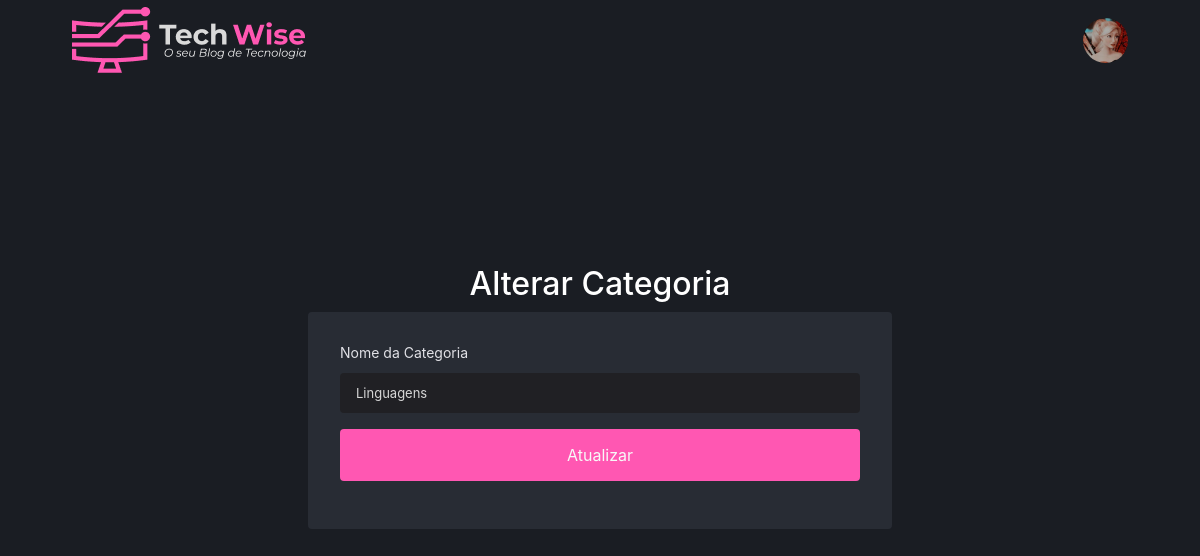
/category/edicao/4 (signed in), run on the app's committed database.
### tables this page shows
CREATE TABLE `user` (
  `idUser` int(11) NOT NULL,
  `name` varchar(150) NOT NULL,
  `email` varchar(200) NOT NULL,
  `password` varchar(255) NOT NULL,
  `avatar` varchar(255) DEFAULT NULL,
  `description` text DEFAULT NULL,
  `type` varchar(45) DEFAULT NULL,
  `stats` text DEFAULT NULL
);

CREATE TABLE `category` (
  `idCategory` int(11) NOT NULL,
  `name` varchar(150) NOT NULL
);

### App/Controllers/CategoryController.php (called while the page is built, shortened)
<?php
class CategoryController extends Controller
{
public function edicao($params)
{
    $user = new UserDAO;
    self::setViewParam('user', $user->getById($_SESSION['idUser']));
    $idCategory = $params[0];
    $categoryDAO = new CategoryDAO();
    $category = $categoryDAO->getById($idCategory);
    $this->render('/category/editar');
}
}

### index.php (called while the page is built, shortened)
<?php
try {
    $app = new App();
    $app->run();
}catch (\Exception $e){
    $oError = new Erro($e);
    $oError->render();
}

### App/Models/DAO/BaseDAO.php (called while the page is built, shortened)
<?php
abstract class BaseDAO
{
    private $conexao;
    public function __construct()
    {
        $this->conexao = Conexao::getConnection();
    }
    public function select($sql)
    {
        if(!empty($sql))
        {
            return $this->conexao->query($sql);
        }
    }
}

### App/Lib/Conexao.php (called while the page is built, shortened)
<?php
class Conexao
{
    public static function getConnection() {
        $pdoConfig  = DB_DRIVER . ":". "host=" . DB_HOST . ";";
        $pdoConfig .= "dbname=".DB_NAME.";";
        try {
            if(!isset($conn)){
                $conn =  new PDO($pdoConfig, DB_USER, DB_PASSWORD);
                $conn->setAttribute(PDO::ATTR_ERRMODE, PDO::ERRMODE_EXCEPTION);
            }
            return $conn;
        } catch (PDOException $e) {
            throw new Exception("Erro de conexão com o banco de dados. ($e)",500);
        }
    }
}

### App/Models/DAO/UserDAO.php (called while the page is built, shortened)
<?php
class UserDAO extends BaseDAO
{
    public function getById(int $idUser)
    {
        $resultado = $this->select("SELECT * FROM user WHERE idUser = $idUser");
        return $resultado->fetchObject(User::class);
    }
}

### App/Models/Entidades/User.php (called while the page is built, shortened)
<?php
class User
{
    private ?string $avatar;
	public function getAvatar(): ?string {
		return $this->avatar;
	}
}

### App/Models/DAO/CategoryDAO.php (called while the page is built, shortened)
<?php
class CategoryDAO extends BaseDAO
{
    public function getById ($idCategory)
    {
        $resultado = $this->select("SELECT * FROM category WHERE idCategory = $idCategory");
        return $resultado->fetchObject(Category::class);
    }
    }

### App/Models/Entidades/Category.php (called while the page is built, shortened)
<?php
class Category
{
    private string $name;
	public function getName(): string {
		return $this->name;
	}
}

### App/Views/category/editar.php (the view, shortened to what this page needs)
<div class="col-md-9">
    <div class="loginContainer" style="flex-direction: column; margin-top: 2rem; height: calc(100vh - 230px)">
        <h2>Alterar Categoria</h2>
        <div class="containerCadastroPost" style="padding: 2rem">
            <form action="http://<?php echo APP_HOST; ?>/category/atualizar" method="post" id="form_cadastro">
                <label>
                    <span>
                        Nome da Categoria
                    </span>
                    <input type="text" placeholder="Digite o nome da Categoria" name="name" id="name" value="<?php echo $viewVar['category']->getName(); ?>"/>
                </label>
                <button type="submit" class="buttonSubmit">Atualizar</button>
            </form>
        </div>
    </div>
</div>

### App/Views/layouts/menu.php (shortened to what this page needs)
<?php if(!isset($_SESSION["loggedin"]) || !$_SESSION["loggedin"]){ ?>
                    <li <?php if($viewVar['nameController'] == "UserController") { ?> class="active" <?php } ?>>
                        <a class="nav-link" href="http://<?= APP_HOST.'/' ?>">
                    </li>
                <?php } else { ?>
<header class="headerContainer">
  <div class="headerContent">
    <a href="http://<?php echo APP_HOST; ?>/home">
      <img src=" http://<?php echo APP_HOST; ?>/public/icons/logo.png" alt="Logo" />
    </a>
    <div class="container-popover">
      <div class="popover-trigger">
        <div class="popover-btn avatar" style="width: 45px; height: 45px">
          <img src="http://<?php echo APP_HOST; ?>/public/images/users/<?= $viewVar['user']->getAvatar(); ?>"  alt="user" />
        </div>
      </div>
      <?php
}
?>
    </div>
  </div>
</header>

### public/css/style.css (style rules this page uses)
html { position: relative; min-height: 100%; overflow-x: hidden; }
* { box-sizing: border-box; margin: 0; padding: 0; }
.headerContainer { height: 5rem; }
.headerContent { max-width: 1120px; height: 5rem; margin: 0 auto; padding: 0 2rem; display: flex; justify-content: space-between; align-items: center; }
.container-popover { position: relative; }
.popover-trigger { position: relative; display: inline-block; }
body { background: #1a1d23 !important; color: #fff; }
body, input, textarea, select, button { font: 400 1rem "Inter", sans-serif; }
button { cursor: pointer; }
a { color: inherit; text-decoration: none; }
.avatar { height: 64px; width: 64px; border-radius: 999px; }
.avatar img { width: 100%; height: 100%; border-radius: 999px; }
.loginContainer { height: 100vh; width: 100vw; margin: 0 auto; display: flex; align-items: center; justify-content: center; }
.loginContainer form, label { display: flex; flex-direction: column; width: 520px; }
.loginContainer label span { margin-bottom: 12px; font-size: 14px; color: #E1E1E6; }
.loginContainer form input { padding: 12px 16px; background: #202024; border-radius: 4px; border: 0; outline: 0; color: #D7D7D7; margin-bottom: 1rem; font-size: 13px; }
.buttonSubmit { color: #F8F8F8; padding: 1rem; border-radius: 4px; display: flex; align-items: center; justify-content: center; background: #FF57B2; outline: 0; border: 0; margin-bottom: 1rem; }
.containerCadastroPost { background: #282C34; border-radius: 4px; }

### data on the page
user: avatar (picture)
category: name "Linguagens"
